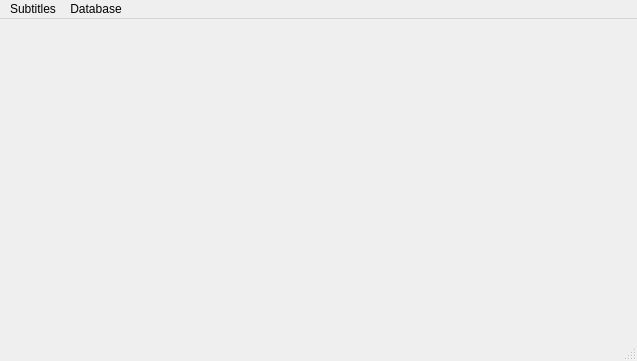
<?xml version="1.0" encoding="UTF-8"?>
<ui version="4.0">
 <class>MainWindow</class>
 <widget class="QMainWindow" name="MainWindow">
  <property name="geometry">
   <rect>
    <x>0</x>
    <y>0</y>
    <width>637</width>
    <height>361</height>
   </rect>
  </property>
  <property name="focusPolicy">
   <enum>Qt::NoFocus</enum>
  </property>
  <property name="windowTitle">
   <string>Improve your language!</string>
  </property>
  <widget class="QWidget" name="centralWidget"/>
  <widget class="QMenuBar" name="menuBar">
   <property name="geometry">
    <rect>
     <x>0</x>
     <y>0</y>
     <width>637</width>
     <height>20</height>
    </rect>
   </property>
   <widget class="QMenu" name="menuSubtitles">
    <property name="title">
     <string>Subtitles</string>
    </property>
    <widget class="QMenu" name="menuResent">
     <property name="title">
      <string>Resent</string>
     </property>
    </widget>
    <addaction name="actionOpen"/>
    <addaction name="menuResent"/>
   </widget>
   <widget class="QMenu" name="menuDatabase">
    <property name="title">
     <string>Database</string>
    </property>
    <addaction name="actionShow_worlds"/>
   </widget>
   <addaction name="menuSubtitles"/>
   <addaction name="menuDatabase"/>
  </widget>
  <widget class="QStatusBar" name="statusBar">
   <property name="enabled">
    <bool>true</bool>
   </property>
  </widget>
  <action name="actionOpen">
   <property name="text">
    <string>Open</string>
   </property>
  </action>
  <action name="actionShow_worlds">
   <property name="text">
    <string>Show worlds</string>
   </property>
  </action>
 </widget>
 <layoutdefault spacing="6" margin="11"/>
 <resources/>
 <connections/>
</ui>
